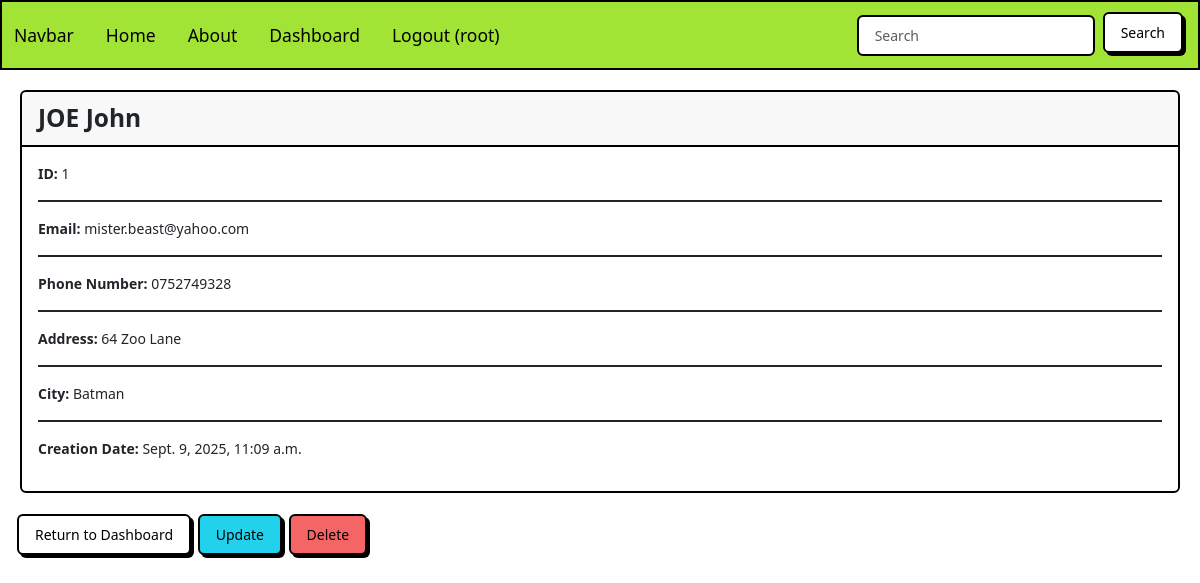
The app's page /view_record/1 (signed in) with its own data.
### website/models.py (models this page shows, shortened)
class Record(models.Model):
    first_name = models.CharField(max_length=50)
    last_name = models.CharField(max_length=100)
    email = models.CharField(max_length=255)
    phone = models.CharField(max_length=10)
    address = models.CharField(max_length=200)
    city = models.CharField(max_length=200)
    creation_data = models.DateTimeField(auto_now_add=True)

### website/views.py (the view)
# urls.py: path("view_record/<int:pk>", views.view_record, name="view_record"),
@login_required(login_url="login")
def view_record(request, pk):
    record = Record.objects.get(id=pk)
    context = {'record':record}
    return render(request, 'pages/view_record.html', context=context)

### website/templates/pages/view_record.html
{% extends 'pages/base.html' %}
{% block content %}
    <div class="card">
        <div class="card-header fw-bold fs-3">
            {{record.last_name|upper}}
            {{record.first_name}}
        </div>
        <div class="card-body">
            <p> <strong> ID: </strong> {{record.id}} </p> <hr>
            <p> <strong> Email: </strong> {{record.email}} </p> <hr>
            <p> <strong> Phone Number: </strong> {{record.phone}} </p> <hr>
            <p> <strong> Address: </strong> {{record.address}} </p> <hr>
            <p> <strong> City: </strong> {{record.city}} </p> <hr>
            <p> <strong> Creation Date: </strong> {{record.creation_data}} </p>
        </div>
    </div>
    <br>
    <a href="{% url 'dashboard' %}" class="btn btn-secondary" style="margin-left: 20px;"> Return to Dashboard</a>
    <a href="{% url 'update_record' record.id %}" class="btn btn-info"> Update</a>
    <a href="{% url 'delete_record' record.id %}" class="btn btn-danger"> Delete </a>
{% endblock %}

### website/templates/components/navbar.html (shortened to what this page needs)
<nav class="navbar navbar-expand-lg bg-primary" data-bs-theme="light">
  <div class="container-fluid">
    <a class="navbar-brand" href="#">Navbar</a>
    <div class="collapse navbar-collapse" id="navbarColor01">
        <div class="collapse navbar-collapse" id="navbarColor04">
            <ul class="navbar-nav me-auto">
                <li class="nav-item">
                    <a class="nav-link active" href="{% url '' %}"
                        >Home
                    </a>
                </li>
                <li class="nav-item">
                    <a class="nav-link" href="#">About</a>
                </li>
                {% if user.is_authenticated %}
                <li class="nav-item">
                    <a class="nav-link" href="{% url 'dashboard' %}">Dashboard</a>
                </li>
                <li class="nav-item">
                    <a class="nav-link" href="{% url 'logout' %}"
                        >Logout ({{ user.username }})</a
                    >
                </li>
                {% endif %}
            </ul>
      <form class="d-flex">
        <input class="form-control me-sm-2" type="search" placeholder="Search">
        <button class="btn btn-secondary my-2 my-sm-0" type="submit">Search</button>
      </form>
    </div>
  </div>
</nav>

### static/css/style.css (style rules this page uses)
.card { margin: 20px; margin-bottom: 0px; }

### records on screen
Record: last_name "JOE", first_name "John", id "1", email "mister.beast@yahoo.com", phone "0752749328", address "64 Zoo Lane", city "Batman", creation_data "Sept. 9, 2025, 11:09 a.m."

### other values on screen
{{ user.username }} "root"
